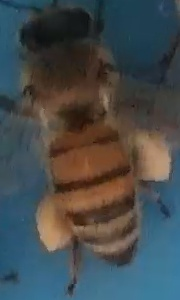
#> input picture P268-2r.jpg, 180 x 300 px
$ jupyter execute test2.ipynb
#> lines starting #> are read from the running program, lines starting #| are printed output that depends on the picture; after the words box and inside, x2 and y2 are one past the last pixel; in counts of white or black regions, pixels touching at a corner belong together
[cell 1]
import cv2
import matplotlib.pyplot as plt
import numpy as np

# Đọc hình ảnh
image = cv2.imread("P268-2r.jpg")
#> image is the input picture: shape (300, 180, 3); mean B, G, R 76.9, 75.5, 69.8

# Chuyển đổi sang không gian màu HSV
hsv_image = cv2.cvtColor(image, cv2.COLOR_BGR2HSV)
#> hsv_image: shape (300, 180, 3); mean H, S, V 61.6, 108, 94.7

# Trích xuất kênh màu H (hue)
h_channel = hsv_image[:, :, 0]
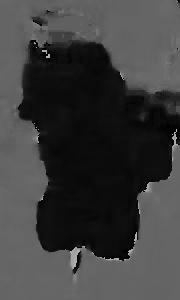
#> h_channel: shape (300, 180); min 0, max 177, mean 61.6

# Hiển thị kênh màu H
plt.imshow(h_channel)
plt.colorbar()
plt.show()
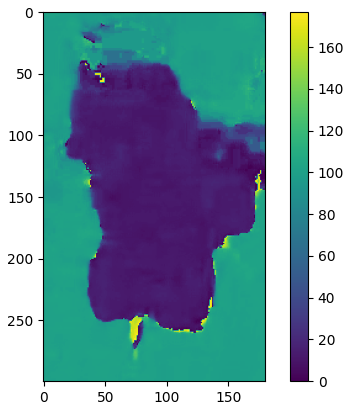
#> figure drawn by matplotlib, 2 panels

[cell 2]
h_channel = hsv_image[:, :, 0]

# Bước 3: Áp dụng ngưỡng (thresholding) để phân ngưỡng kênh màu H và tạo hình ảnh nhị phân
_, threshold = cv2.threshold(h_channel, 0, 255, cv2.THRESH_BINARY + cv2.THRESH_OTSU)
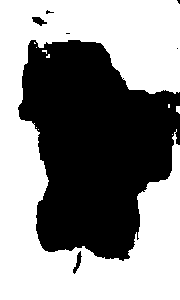
#> threshold: shape (300, 180); 54.8% white; 7 black regions (4 under 20 px), largest, box (x1, y1, x2, y2) and area: (18, 40, 180, 261) 24206, (73, 251, 82, 274) 81, (32, 17, 47, 26) 75

# Bước 4: Loại bỏ nhiễu và các vùng không mong muốn bằng phép biến đổi hình thái học
kernel = cv2.getStructuringElement(cv2.MORPH_ELLIPSE, (7, 6))
opening = cv2.morphologyEx(threshold, cv2.MORPH_OPEN, kernel, iterations=3)
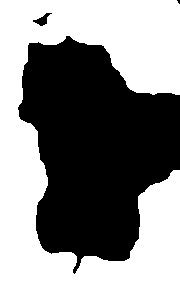
#> opening: shape (300, 180); 53.8% white; 3 black regions (1 under 20 px), largest, box (x1, y1, x2, y2) and area: (18, 36, 180, 274) 24837, (33, 13, 52, 26) 104

[cell 3]
# [81 lines left out: function process_image, not called in this run]

[cell 4]
# # Bước 5: Tìm các contours của vùng quan tâm (ong) trong hình ảnh đã được xử lý
# contours, _ = cv2.findContours(opening, cv2.RETR_EXTERNAL, cv2.CHAIN_APPROX_SIMPLE)

# # Bước 6: Tạo mask và vẽ contours lên mask
# mask = np.zeros_like(image)
# cv2.drawContours(mask, contours, -1, (255, 255, 255), thickness=cv2.FILLED)

# # Bước 7: Áp dụng mask lên hình ảnh gốc để loại bỏ nền và chỉ giữ lại phần con ong
# result = cv2.bitwise_and(image, mask)

# # Hiển thị hình ảnh gốc, hình ảnh nhị phân, và kết quả
# plt.imshow(image)
# plt.imshow( opening)
# # plt.imshow(result)

# Chuyển đổi sang không gian màu HSV
hsv_image = cv2.cvtColor(image, cv2.COLOR_BGR2HSV)

# Phân ngưỡng dựa trên kênh màu S (saturation)
threshold_value =158
_, threshold = cv2.threshold(hsv_image[:, :, 2], threshold_value, 255, cv2.THRESH_BINARY)
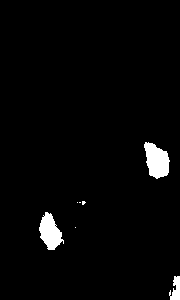
#> threshold: shape (300, 180); 2.6% white; 7 white regions (4 under 20 px), largest, box (x1, y1, x2, y2) and area: (144, 142, 170, 179) 656, (39, 212, 64, 250) 569, (169, 276, 180, 300) 176

# Xử lý mờ (optional)
#threshold = cv2.GaussianBlur(threshold, (5, 5), 0)

# Áp dụng phép toán hình học (loại bỏ các lỗ hổng nhỏ)
kernel = cv2.getStructuringElement(cv2.MORPH_ELLIPSE, (20,20))
threshold = cv2.morphologyEx(threshold, cv2.MORPH_CLOSE, kernel)
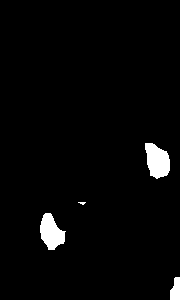
#> threshold: shape (300, 180); 2.7% white; 4 white regions (1 under 20 px), largest, box (x1, y1, x2, y2) and area: (145, 143, 170, 179) 651, (40, 213, 66, 250) 607, (170, 277, 180, 300) 184


# Áp dụng mask lên ảnh gốc để tách phần nền
background = cv2.bitwise_and(image, image, mask=threshold)
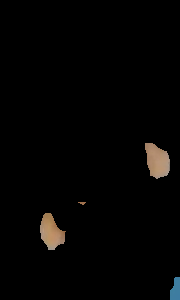
#> background: shape (300, 180, 3); mean B, G, R 3.1, 3.7, 4.3
plt.imshow(background)

$ run again, with P1149-10r.jpg copied over P268-2r.jpg
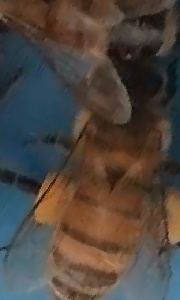
#> input picture P1149-10r.jpg, 180 x 300 px
#> image is the input picture: shape (300, 180, 3); mean B, G, R 63.2, 69.7, 78.9
#> hsv_image: shape (300, 180, 3); mean H, S, V 45.6, 104.3, 90
#> `_, threshold = cv2.threshold(h_channel, 0, 255, cv2.THRESH_BINARY + cv..`:
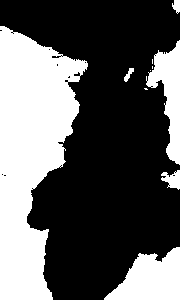
#> threshold: shape (300, 180); 36.2% white; 10 white regions (4 under 20 px), largest, box (x1, y1, x2, y2) and area: (0, 26, 88, 300) 14602, (104, 247, 180, 300) 2600, (146, 40, 180, 165) 1977, (161, 170, 180, 190) 230, (172, 0, 180, 14) 79, (124, 68, 134, 82) 63
#> opening: shape (300, 180); 34% white; 3 white regions, box (x1, y1, x2, y2) and area: (0, 32, 80, 300) 14116, (106, 250, 180, 300) 2499, (153, 49, 180, 164) 1752
#> `background = cv2.bitwise_and(image, image, mask=threshold)`:
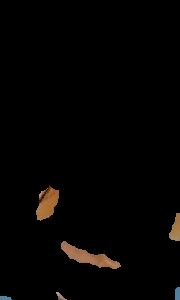
#> background: shape (300, 180, 3); mean B, G, R 2.2, 3.2, 4.4

$ run again, with P666-4r.jpg copied over P268-2r.jpg
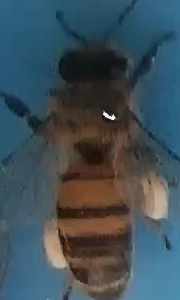
#> input picture P666-4r.jpg, 180 x 300 px
#> image is the input picture: shape (300, 180, 3); mean B, G, R 87.5, 79.4, 63.8
#> hsv_image: shape (300, 180, 3); mean H, S, V 71, 113.6, 98.4
#> `_, threshold = cv2.threshold(h_channel, 0, 255, cv2.THRESH_BINARY + cv..`:
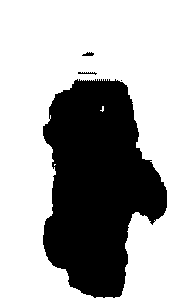
#> threshold: shape (300, 180); 65.8% white; 4 black regions (1 under 20 px), largest, box (x1, y1, x2, y2) and area: (43, 79, 167, 298) 18408, (82, 52, 94, 56) 33, (78, 72, 97, 75) 30
#> opening: shape (300, 180); 65.2% white; 2 black regions, box (x1, y1, x2, y2) and area: (43, 75, 167, 300) 18783, (82, 55, 93, 58) 21
#> `background = cv2.bitwise_and(image, image, mask=threshold)`:
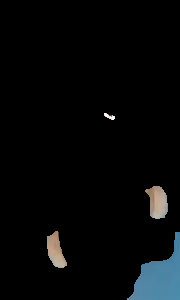
#> background: shape (300, 180, 3); mean B, G, R 8.4, 7.7, 6.1
